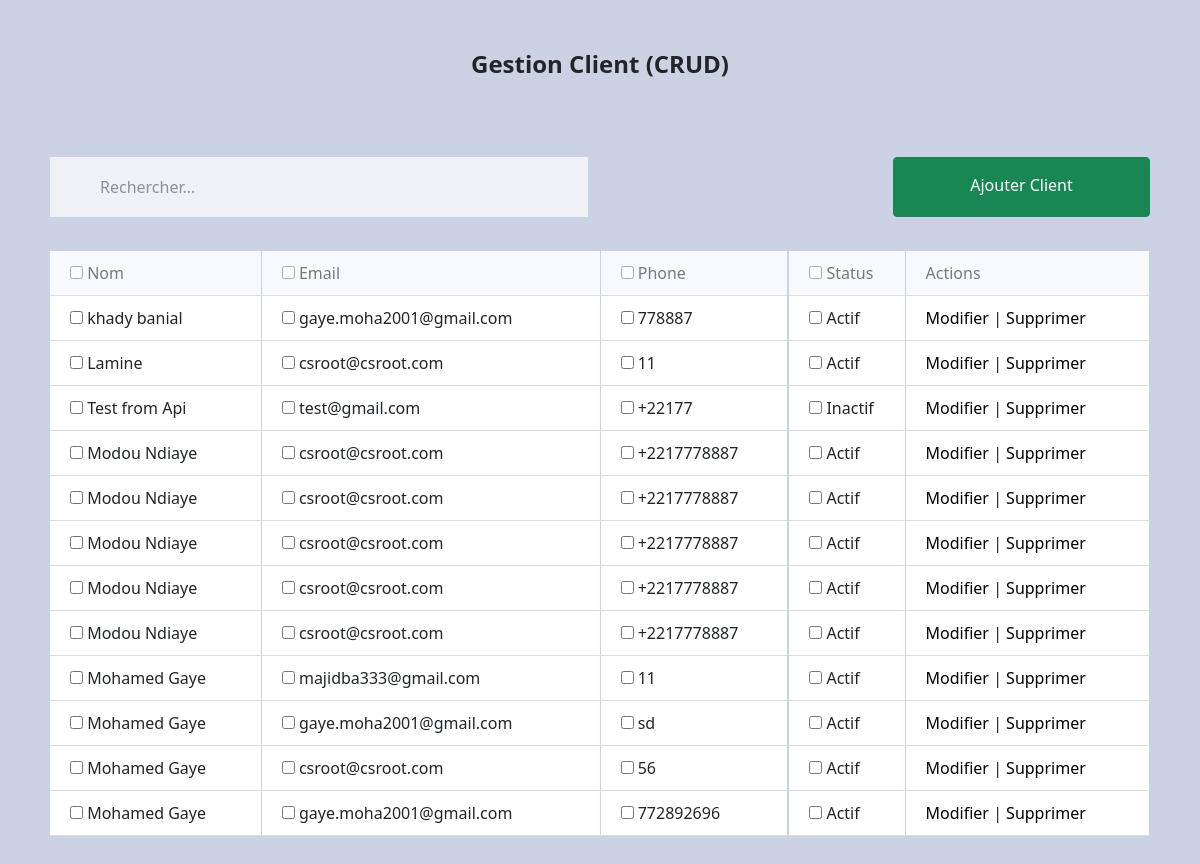
The page / on the database its author committed.
### api/models.py (models this page shows, shortened)
class Client(models.Model):
    nom = models.CharField(max_length=200, null=False)
    email = models.EmailField()
    phone = models.CharField(max_length=15)
    status = models.IntegerField(default=1)
    created_at = models.DateTimeField(auto_now_add=True)
    updated_at = models.DateTimeField(auto_now=True)

### CustomerManagement/views.py (the view)
# urls.py: 2. Add a URL to urlpatterns:  path('', views.home, name='home')
def home(request):
    context = {}
    if request.GET.get('search'):
        search = request.GET.get('search')
        clients = Client.objects.filter(nom__icontains=search).order_by('-updated_at')
        context['msg_content'] = f'La recherche avec "{search}" a donné {clients.count()} résultats'
        context['msg_type'] = ""
    else:
        clients = Client.objects.all().order_by('-updated_at')
    if 'msg_content' in request.session:
        context['msg_content'] = request.session['msg_content']
        context['msg_type'] = request.session['msg_type']
        del request.session['msg_content']
        del request.session['msg_type']
    context['clients'] = clients
    return render(request, 'home.html', context)

### api/templates/home.html (shortened to what this page needs)
{% load static %}
<!DOCTYPE html>
<html lang="en">
<head>
    <link rel="stylesheet" href="{% static 'css/bootstrap.min.css' %}">
    <link rel="stylesheet" href="{% static 'css/style.css' %}">
</head>
<body>
    <div class="container-fluid intro">
        <div class="text-center">
            <h4 class="title">Gestion Client (CRUD)</h4>
        </div>
        <div class="space"></div>
        <div class="row">
            <div class="col-md-6">
                <form method="get">
                    <input type="text" name="search" class="myinp" placeholder="Rechercher...">
                </form>
            </div>
            <div class="col-md-3"></div>
            <div class="col-md-3">
                <a href="{% url 'add' %}" class="btn btn-success addbtn">Ajouter Client</a>
            </div>
        </div>
        <br>
        <div class="row">
            <div class="col-md-12" style="overflow-x:auto;">
                <table class="tab">
                  <thead>
                    <tr>
                      <th class="colt right1"><input type="checkbox"> Nom</th>
                      <th class="colt right1"><input type="checkbox"> Email</th>
                      <th class="colt right2"><input type="checkbox"> Phone</th>
                      <th class="colt right1"><input type="checkbox"> Status</th>
                      <th class="colt right1"> Actions</th>
                    </tr>
                  </thead>
                  <tbody>
                    {% for client in clients %}
                    <tr>
                        <td class="right1"><input type="checkbox"> {{client.nom}}</td>
                        <td class="right1"><input type="checkbox"> {{client.email}}</td>
                        <td class="right2"><input type="checkbox"> {{client.phone}}</td>
                        <td class="right1"><input type="checkbox">
                        {% if client.status %}Actif{% else %}Inactif{% endif %}
                        </td>
                        <td class="right1">
                            <a href="{% url 'edit' client.id %}" class="lien">Modifier</a> |
                            <a href="{% url 'delete' client.id %}" class="lien" onclick="return confirm('Voulez vous supprimer {{client.nom}} ?')">Supprimer</a>
                        </td>
                    </tr>
                    {% endfor %}
                  </tbody>
                </table>
            </div>
        </div>
    </div>
</body>
</html>

### static/css/style.css (style rules this page uses)
body { margin:0; padding:0; background-color:#cbd2e3; }
.space { height: 70px; }
.intro { padding: 50px; }
.title { font-weight: bold; }
.myinp { width: 100%; height: 60px; padding-left:50px; opacity: .7; border:none; margin-bottom: 10px; }
.addbtn { width: 100%; height: 60px; padding-top: 15px; }
.tab { background: white; width:100%; }
th, td { border-bottom: 1px solid #ddd; height: 45px; padding-left: 20px; }
.colt { font-weight: normal; opacity: .6; }
.right1 { border-right: 1px solid #cbd2e3; }
.right2 { border-right: 2px solid #cbd2e3; }
thead { background-color: #f7f9fd; }
.lien { text-decoration: none; color: black; }

### rows shown on the page
Client: nom "khady banial", email "gaye.moha2001@gmail.com", phone "778887", status "Actif"
Client: nom "Lamine", email "csroot@csroot.com", phone "11", status "Actif"
Client: nom "Test from Api", email "test@gmail.com", phone "+22177", status "Inactif"
Client: nom "Modou Ndiaye", email "csroot@csroot.com", phone "+2217778887", status "Actif"
Client: nom "Modou Ndiaye", email "csroot@csroot.com", phone "+2217778887", status "Actif"
Client: nom "Modou Ndiaye", email "csroot@csroot.com", phone "+2217778887", status "Actif"
Client: nom "Modou Ndiaye", email "csroot@csroot.com", phone "+2217778887", status "Actif"
Client: nom "Modou Ndiaye", email "csroot@csroot.com", phone "+2217778887", status "Actif"
Client: nom "Mohamed Gaye", email "majidba333@gmail.com", phone "11", status "Actif"
Client: nom "Mohamed Gaye", email "gaye.moha2001@gmail.com", phone "sd", status "Actif"
Client: nom "Mohamed Gaye", email "csroot@csroot.com", phone "56", status "Actif"
Client: nom "Mohamed Gaye", email "gaye.moha2001@gmail.com", phone "772892696", status "Actif"
